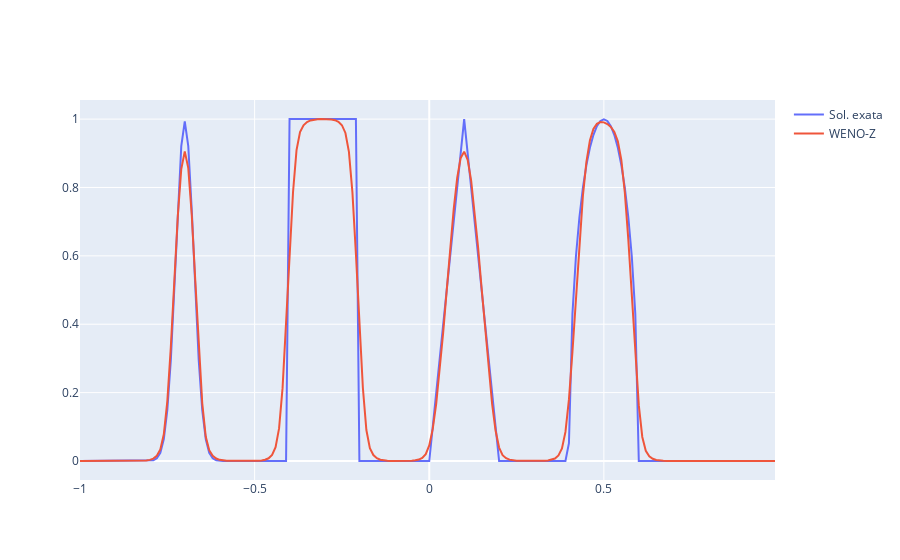

Source (notebook cell):
### Code cell
fig = go.Figure()
fig.add_trace(go.Scatter(x=x, y=fx[0],
                    mode='lines',
                    name='Sol. exata'))
fig.add_trace(go.Scatter(x=x, y=Z_fx[0],
                    mode='lines',
                    name='WENO-Z'))

### Figure 1 — Plotly figure (JSON) as saved in the notebook; plotly's stock layout.template omitted (floating-point values rounded to 4 significant figures; data arrays with more than 128 entries replaced by an {"elided": "..."} marker saying what was removed)
{"data": [{"mode": "lines", "name": "Sol. exata", "type": "scatter", "x": {"elided": "200 float values"}, "y": {"elided": "200 float values"}}, {"mode": "lines", "name": "WENO-Z", "type": "scatter", "x": {"elided": "200 float values"}, "y": {"elided": "200 float values"}}], "layout": {}}
